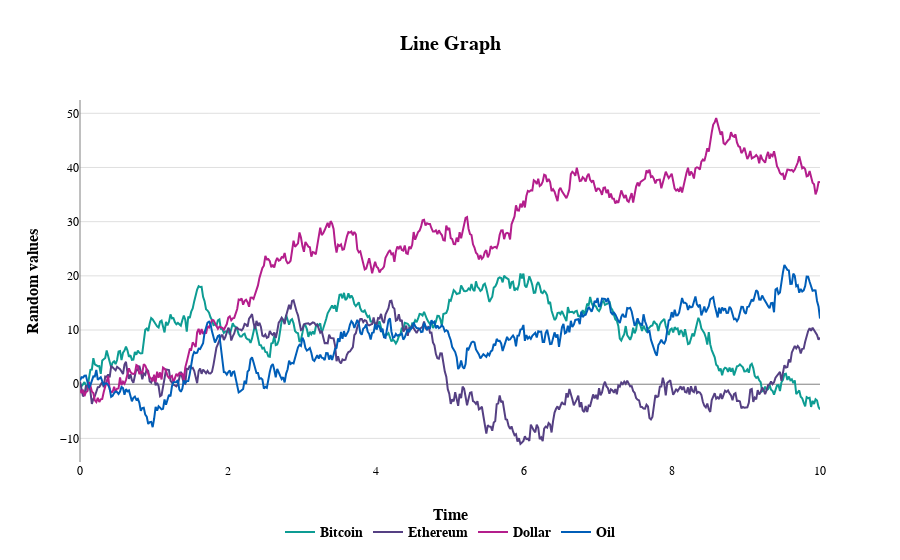
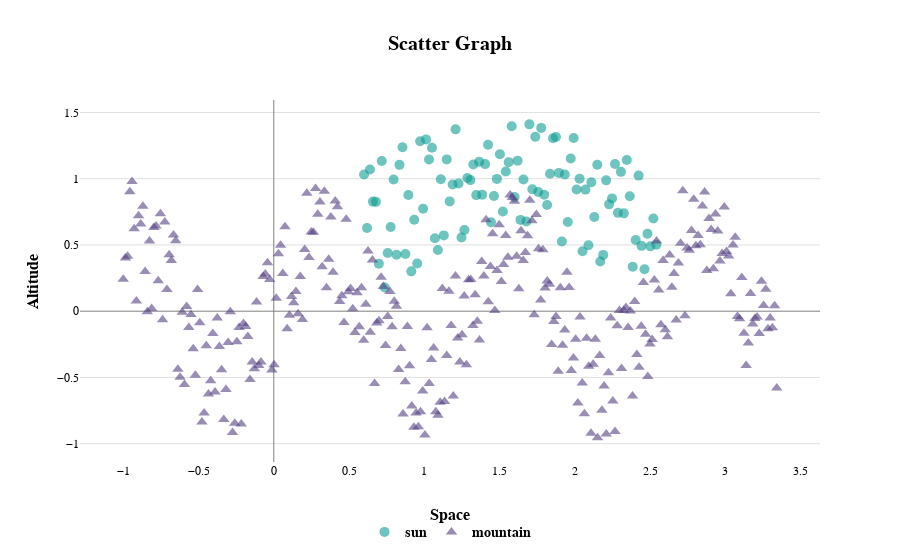
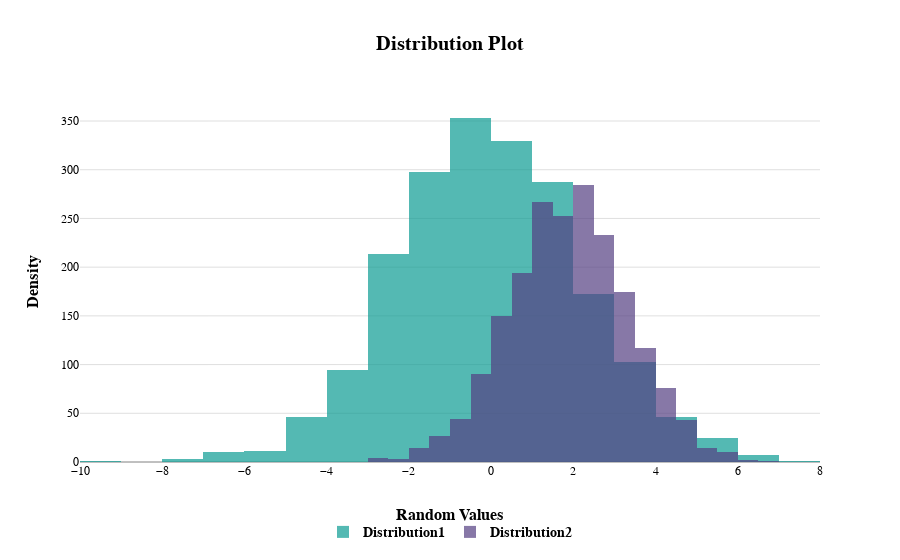

The cell these charts' notebook holds for them, in order:
### Markdown cell above
## Example Plotly Plots

### Code cell
# LINE PLOT
def line_plot_plotly():
    rng = np.random.RandomState(4)
    x = np.linspace(0,10,500)
    y = np.cumsum(rng.randn(500, 4), axis=0)

    fig = go.Figure()
    labels = ['Bitcoin', 'Ethereum', 'Dollar', 'Oil']
    for i in range(4):
        fig.add_trace(go.Scatter(x=x, y=y[:, i], mode='lines', name=labels[i]))
    fig.update_layout(
        title ='Line Graph',
        xaxis_title = 'Time',
        yaxis_title = 'Random values',
    )
    return fig
    

# SCATTER PLOT
def scatter_plot_plotly():
    rng = np.random.RandomState(4)
    x = np.linspace(0.6, pi-0.6, 100)
    y = [sin(x) + rng.rand() - 0.5 for x in x]
    t = np.linspace(-1, pi+0.2, 300)
    z = [0.5*sin(x*5) + rng.rand() - 0.5 for x in t]

    fig = go.Figure()
    fig.add_trace(go.Scatter(x=x, y=y, mode='markers', name='sun', marker=dict(size=10, opacity=0.6)))
    fig.add_trace(go.Scatter(x=t, y=z, mode='markers', name='mountain', marker=dict(size=10, opacity=0.6, symbol='triangle-up')))
    
    fig.update_layout(
        title ='Scatter Graph',
        xaxis_title = 'Space',
        yaxis_title = 'Altitude',
    )
    return fig


# DISTRIBUTION PLOT
def distribution_plot_plotly():
    np.random.seed(2)
    data = np.random.multivariate_normal((0,0), [(5,2), (2,2)], size=2000)
    data[:, 1] = np.add(data[:, 1], 2)
    
    fig = go.Figure()
    for col in range(2):
        fig.add_trace(go.Histogram(x=data[:, col], name=f'Distribution{col+1}', opacity=0.7, nbinsx=30))
    
    fig.update_layout(
        title ='Distribution Plot',
        xaxis_title = 'Random Values',
        yaxis_title = 'Density',
        barmode = 'overlay'
    )
    return fig


def plot_all():
    figs = [line_plot_plotly(), scatter_plot_plotly(), distribution_plot_plotly()]

    for i, fig in enumerate(figs):
        fig.show()
        fig.write_html(f"examples/{i}.plotly.html")

style.plotly_style()
plot_all()

### Figure 1 — Plotly figure (JSON) as saved in the notebook; plotly's stock layout.template omitted (floating-point values rounded to 4 significant figures; data arrays with more than 128 entries replaced by an {"elided": "..."} marker saying what was removed)
{"data": [{"mode": "lines", "name": "Bitcoin", "type": "scatter", "x": {"elided": "500 float values"}, "y": {"elided": "500 float values"}}, {"mode": "lines", "name": "Ethereum", "type": "scatter", "x": {"elided": "500 float values"}, "y": {"elided": "500 float values"}}, {"mode": "lines", "name": "Dollar", "type": "scatter", "x": {"elided": "500 float values"}, "y": {"elided": "500 float values"}}, {"mode": "lines", "name": "Oil", "type": "scatter", "x": {"elided": "500 float values"}, "y": {"elided": "500 float values"}}], "layout": {"title": {"text": "Line Graph"}, "xaxis": {"title": {"text": "Time"}}, "yaxis": {"title": {"text": "Random values"}}}}

### Figure 2 — Plotly figure (JSON) as saved in the notebook; plotly's stock layout.template omitted (floating-point values rounded to 4 significant figures; data arrays with more than 128 entries replaced by an {"elided": "..."} marker saying what was removed)
{"data": [{"marker": {"opacity": 0.6, "size": 10}, "mode": "markers", "name": "sun", "type": "scatter", "x": [0.6, 0.6196, 0.6392, 0.6588, 0.6784, 0.6981, 0.7177, 0.7373, 0.7569, 0.7765, 0.7961, 0.8157, 0.8353, 0.855, 0.8746, 0.8942, 0.9138, 0.9334, 0.953, 0.9726, 0.9922, 1.012, 1.031, 1.051, 1.071, 1.09, 1.11, 1.13, 1.149, 1.169, 1.188, 1.208, 1.228, 1.247, 1.267, 1.286, 1.306, 1.326, 1.345, 1.365, 1.384, 1.404, 1.424, 1.443, 1.463, 1.483, 1.502, 1.522, 1.541, 1.561, 1.581, 1.6, 1.62, 1.639, 1.659, 1.679, 1.698, 1.718, 1.737, 1.757, 1.777, 1.796, 1.816, 1.836, 1.855, 1.875, 1.894, 1.914, 1.934, 1.953, 1.973, 1.992, 2.012, 2.032, 2.051, 2.071, 2.091, 2.11, 2.13, 2.149, 2.169, 2.189, 2.208, 2.228, 2.247, 2.267, 2.287, 2.306, 2.326, 2.345, 2.365, 2.385, 2.404, 2.424, 2.444, 2.463, 2.483, 2.502, 2.522, 2.542], "y": [1.032, 0.628, 1.069, 0.827, 0.8253, 0.3588, 1.134, 0.1785, 0.4397, 0.6356, 0.994, 0.4259, 1.105, 1.238, 0.4311, 0.877, 0.3008, 0.6902, 0.3593, 1.283, 0.7734, 1.297, 1.144, 1.234, 0.5507, 0.4617, 0.9964, 0.5722, 1.146, 0.8287, 0.9557, 1.372, 0.9634, 0.5563, 0.6124, 1.005, 0.9896, 1.108, 0.8762, 1.129, 0.8796, 1.11, 1.257, 0.6709, 0.8698, 0.9986, 1.184, 0.7525, 1.054, 1.125, 1.395, 0.8624, 1.136, 0.6891, 0.9939, 0.6766, 1.41, 0.921, 1.316, 0.8995, 1.384, 0.8795, 0.8013, 1.037, 1.305, 1.315, 1.044, 0.5263, 1.032, 0.6732, 1.153, 1.307, 0.9189, 0.9992, 0.4518, 0.9176, 0.4971, 0.9726, 0.7115, 1.105, 0.3749, 0.425, 0.9877, 0.8065, 0.8513, 1.111, 0.7423, 1.052, 0.7385, 1.141, 0.8677, 0.3354, 0.5368, 1.023, 0.493, 0.3166, 0.5848, 0.4894, 0.6996, 0.5014]}, {"marker": {"opacity": 0.6, "size": 10, "symbol": "triangle-up"}, "mode": "markers", "name": "mountain", "type": "scatter", "x": {"elided": "300 float values"}, "y": {"elided": "300 float values"}}], "layout": {"title": {"text": "Scatter Graph"}, "xaxis": {"title": {"text": "Space"}}, "yaxis": {"title": {"text": "Altitude"}}}}

### Figure 3 — Plotly figure (JSON) as saved in the notebook; plotly's stock layout.template omitted (floating-point values rounded to 4 significant figures; data arrays with more than 128 entries replaced by an {"elided": "..."} marker saying what was removed)
{"data": [{"name": "Distribution1", "nbinsx": 30, "opacity": 0.7, "type": "histogram", "x": {"elided": "2000 float values"}}, {"name": "Distribution2", "nbinsx": 30, "opacity": 0.7, "type": "histogram", "x": {"elided": "2000 float values"}}], "layout": {"barmode": "overlay", "title": {"text": "Distribution Plot"}, "xaxis": {"title": {"text": "Random Values"}}, "yaxis": {"title": {"text": "Density"}}}}
